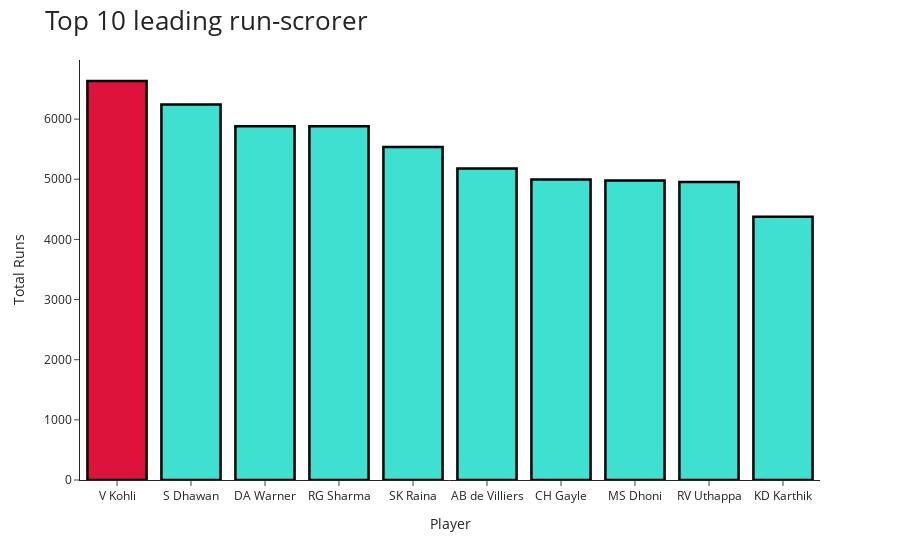

Write notebook code for a chart like this one.
### Code cell
colors = ['turquoise',] * 13
colors[0] = 'crimson'
fig=px.bar(x=Batter_records['batter'][0:10],y=Batter_records['Runs'][0:10],labels=dict(x="Player",y="Total Runs"),)
fig.update_layout(title="Top 10 leading run-scrorer",
                  titlefont={'size': 26},template='simple_white'     
                  )
fig.update_traces(marker_line_color='black',
                  marker_line_width=2.5, opacity=1,marker_color=colors)
fig.show()

### Figure 1 — Plotly figure (JSON) as saved in the notebook; plotly's stock layout.template omitted (floating-point values rounded to 4 significant figures)
{"data": [{"alignmentgroup": "True", "hovertemplate": "Player=%{x}<br>Total Runs=%{y}<extra></extra>", "legendgroup": "", "marker": {"color": ["crimson", "turquoise", "turquoise", "turquoise", "turquoise", "turquoise", "turquoise", "turquoise", "turquoise", "turquoise", "turquoise", "turquoise", "turquoise"], "line": {"color": "black", "width": 2.5}, "pattern": {"shape": ""}}, "name": "", "offsetgroup": "", "opacity": 1, "orientation": "v", "showlegend": false, "textposition": "auto", "type": "bar", "x": ["V Kohli", "S Dhawan", "DA Warner", "RG Sharma", "SK Raina", "AB de Villiers", "CH Gayle", "MS Dhoni", "RV Uthappa", "KD Karthik"], "xaxis": "x", "y": [6634, 6244, 5883, 5881, 5536, 5181, 4997, 4978, 4954, 4377], "yaxis": "y"}], "layout": {"barmode": "relative", "legend": {"tracegroupgap": 0}, "margin": {"t": 60}, "title": {"font": {"size": 26}, "text": "Top 10 leading run-scrorer"}, "xaxis": {"anchor": "y", "domain": [0, 1], "title": {"text": "Player"}}, "yaxis": {"anchor": "x", "domain": [0, 1], "title": {"text": "Total Runs"}}}}
